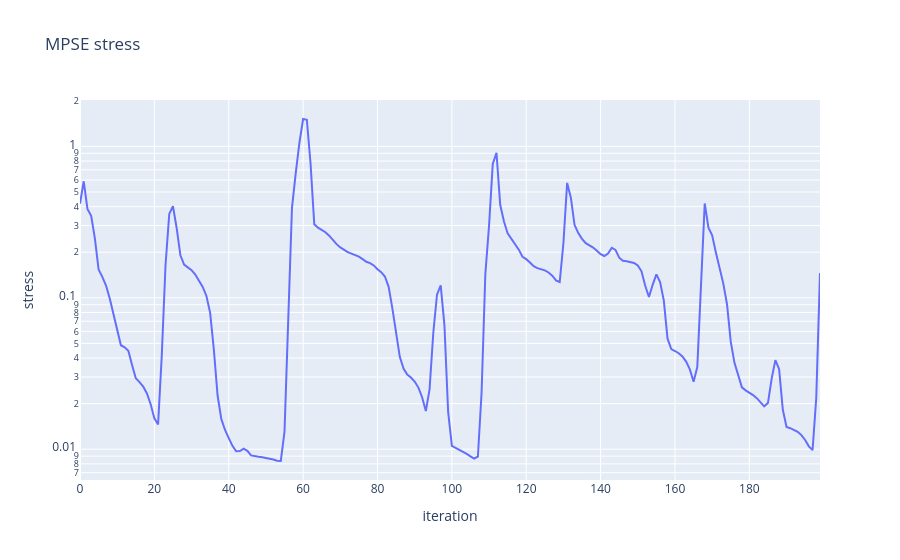

The code cell stored with this chart in its notebook:
### Code cell
plot_cost_history(result.cost_history)

### Figure 1 — Plotly figure (JSON) as saved in the notebook; plotly's stock layout.template omitted (floating-point values rounded to 4 significant figures; data arrays with more than 128 entries replaced by an {"elided": "..."} marker saying what was removed)
{"data": [{"mode": "lines", "name": "stress", "type": "scatter", "y": {"elided": "200 float values"}}], "layout": {"title": {"text": "MPSE stress"}, "xaxis": {"title": {"text": "iteration"}}, "yaxis": {"title": {"text": "stress"}, "type": "log"}}}
